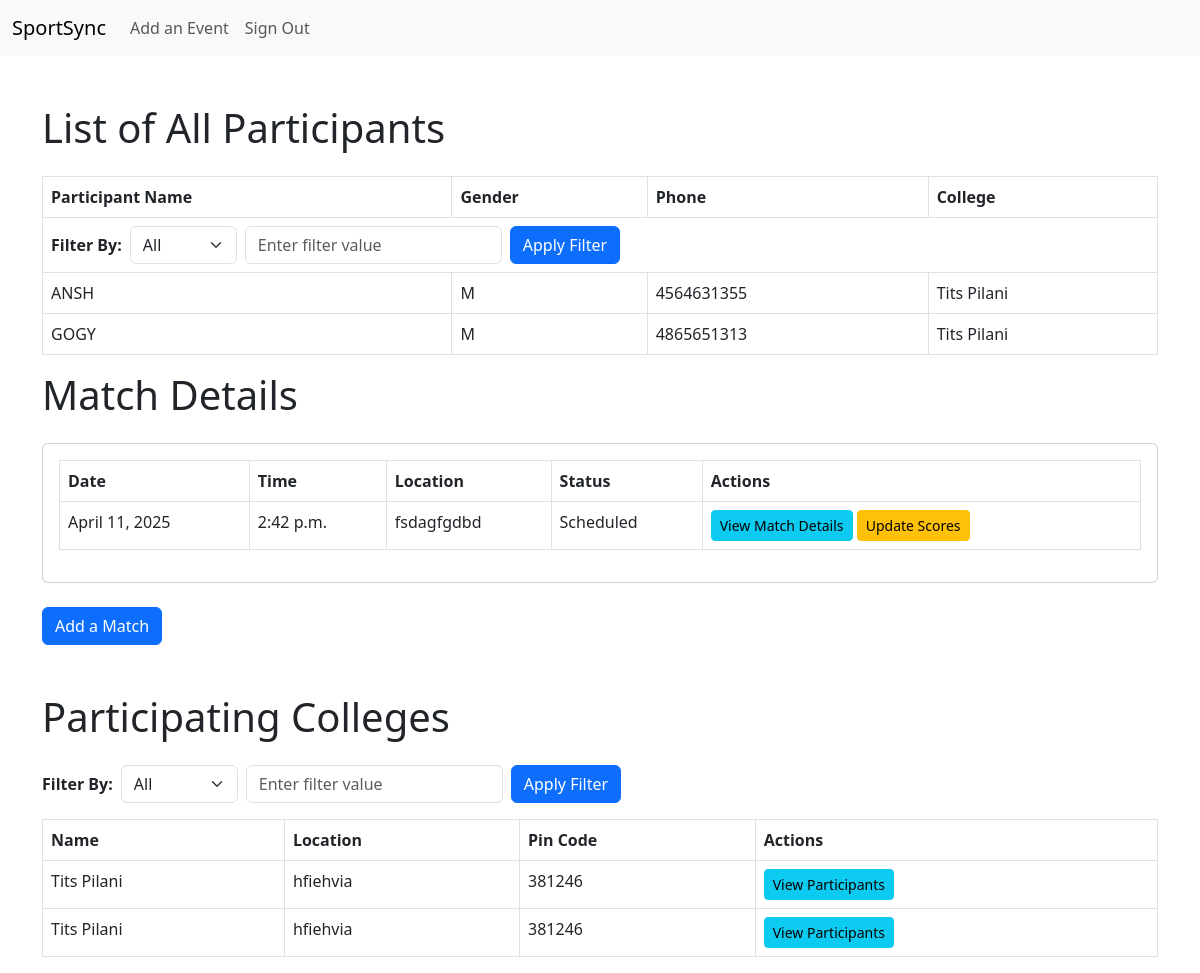
Page /eventDetails/5/ on the earlier database version.
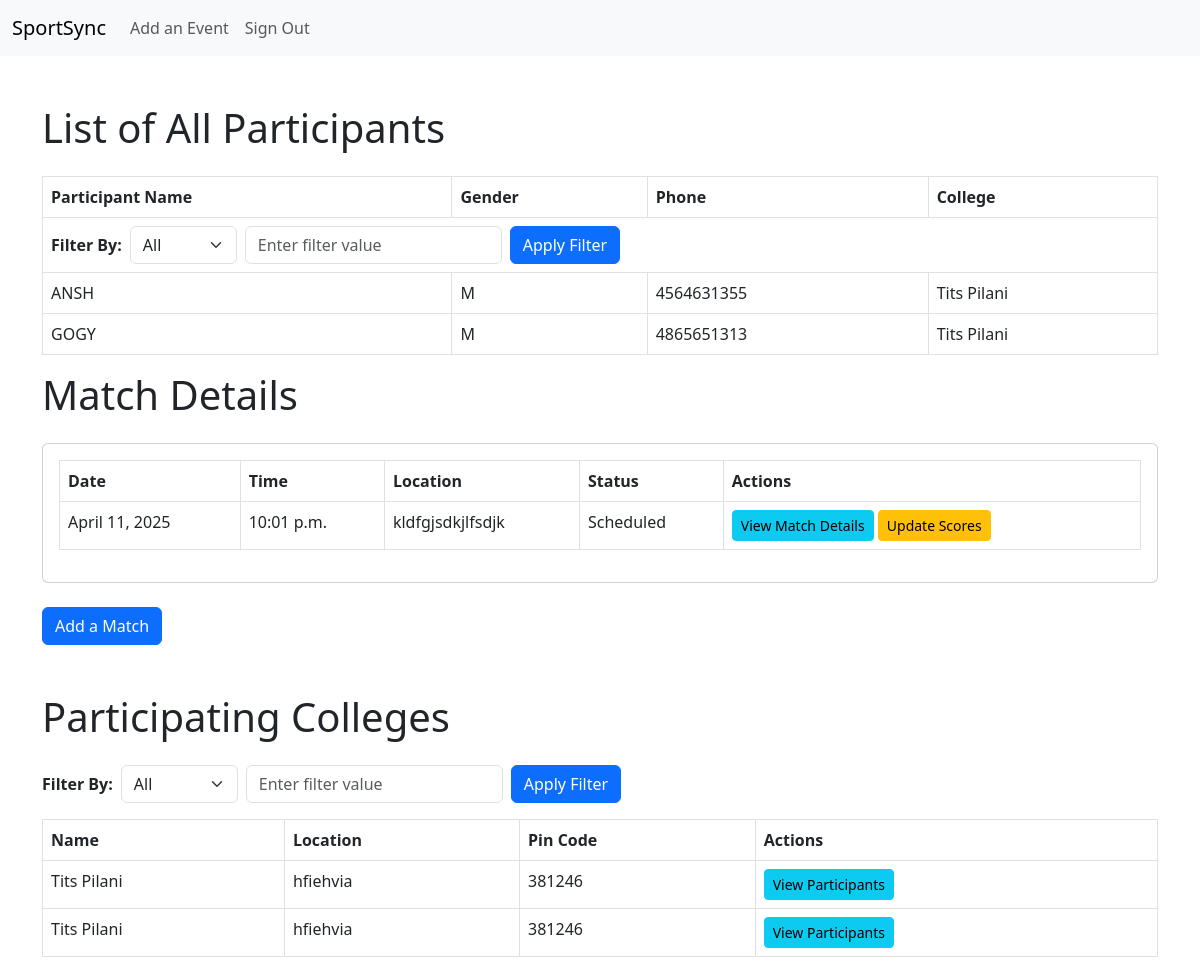
Same page on the later database version.
### portal/models.py (models this page shows, shortened)
class Participant(models.Model):
    name = models.CharField(max_length=100)
    email = models.EmailField()
    GENDER_CHOICES = [
        ('M', 'Male'),
        ('F', 'Female'),
        ('O', 'Other'),
    ]
    gender = models.CharField(max_length=1, choices=GENDER_CHOICES)
    dob = models.DateField()
    phone = models.CharField(max_length=10)
    college = models.ForeignKey(College, on_delete=models.CASCADE)

class College(models.Model):
    name = models.CharField(max_length=100)
    address = models.CharField(max_length=100)
    pincode = models.CharField(max_length=6)

class Match(models.Model):
    date = models.DateField()
    time = models.TimeField()
    venue = models.CharField(max_length=100)
    organizer = models.ForeignKey(Organizer, on_delete=models.CASCADE)
    teams = models.ManyToManyField(Team)
    event = models.ForeignKey(Event, on_delete=models.CASCADE)
    status = models.CharField(max_length=20, default='Scheduled', choices=[
        ('Scheduled', 'Scheduled'),
        ('Completed', 'Completed'),
        ('Cancelled', 'Cancelled'),
    ])

### portal/views.py (the view)
# urls.py: path('eventDetails/<int:event_id>/',views.event_details, name='event_details'),
def event_details(request, event_id):
    event = Event.objects.get(id=event_id)
    matches = Match.objects.filter(event=event)
    colleges = College.objects.filter(participant__team__event=event).distinct()
    participants = Participant.objects.filter(team__event=event)  # Default value for participants
    if request.method == 'GET':
        filter_by = request.GET.get('filter_by')
        filter_value = request.GET.get('filter_value')
        if filter_by == 'name':
            participants = Participant.objects.filter(name=filter_value, team__event=event)
        elif filter_by == 'email':
            participants = Participant.objects.filter(email=filter_value, team__event=event)
        elif filter_by == 'phone':
            participants = Participant.objects.filter(phone=filter_value, team__event=event)
        elif filter_by == 'college':
            participants = Participant.objects.filter(college=filter_value, team__event=event)
        elif filter_by == 'gender':
            participants = Participant.objects.filter(gender=filter_value, team__event=event)
        else:
            participants = Participant.objects.filter(team__event=event)
        college_filter_by = request.GET.get('college_filter_by')
        college_filter_value = request.GET.get('college_filter_value')
        if college_filter_by == 'name':
            colleges = College.objects.filter(name=college_filter_value, participant__team__event=event)
        elif college_filter_by == 'address':
            colleges = College.objects.filter(address=college_filter_value, participant__team__event=event)
        elif college_filter_by == 'pincode':
            colleges = College.objects.filter(pincode=college_filter_value, participant__team__event=event)
        else:
            colleges = College.objects.filter(participant__team__event=event)
    context = {
        'event': event,
        'matches': matches,
        'colleges': colleges,
        'participants': participants,
    }
    return render(request, 'portal/eventDetails.html', context)

### portal/templates/portal/eventDetails.html (shortened to what this page needs)
{% extends "organizer_base.html" %}
{% block content %}
<!DOCTYPE html>
<html lang="en">
<head>
    <link href="https://cdn.jsdelivr.net/npm/bootstrap@5.3.0-alpha1/dist/css/bootstrap.min.css" rel="stylesheet">
</head>
<body>
    <div class="container mt-5">
        <h1 class="mt-4">List of All Participants</h1>
        <table class="table table-bordered mt-4">
            <thead>
            <tr>
            <th>Participant Name</th>
            <th>Gender</th>
            <th>Phone</th>
            <th>College</th>
            </tr>
            </thead>
            <tbody>
            <tr style="background-color: #f8f9fa;">
                <td colspan="4">
                    <form method="get" class="d-flex align-items-center">
                        <label for="filter_by" class="me-2"><strong>Filter By:</strong></label>
                        <select name="filter_by" id="filter_by" class="form-select me-2" style="width: auto;">
                            <option value="All" selected>All</option>
                        </select>
                        <input type="text" name="filter_value" class="form-control me-2" placeholder="Enter filter value" style="width: auto;">
                        <button type="submit" class="btn btn-primary">Apply Filter</button>
                    </form>
                </td>
            </tr>
            {% for participant in participants %}
            <tr>
            <td>{{ participant.name }}</td>
            <td>{{ participant.gender }}</td>
            <td>{{ participant.phone }}</td>
            <td>{{ participant.college.name }}</td>
            </tr>
            {% endfor %}
            </tbody>
        </table>
        <h1 class="mb-4">Match Details</h1>
        <div class="card">
            <div class="card-body">
                <table class="table table-bordered">
                    <thead>
                        <tr>
                            <th>Date</th>
                            <th>Time</th>
                            <th>Location</th>
                            <th>Status</th>
                            <th>Actions</th>
                        </tr>
                    </thead>
                    <tbody>
                        {% for match in matches %}
                        <tr>
                            <td>{{ match.date }}</td>
                            <td>{{ match.time }}</td>
                            <td>{{ match.venue }}</td>
                            <td>{{ match.status }}</td>
                            <td>
                                <a href="{% url 'match_details' match.id %}" class="btn btn-info btn-sm">View Match Details</a>
                                <a href="{% url 'update_scores' match_id=match.id %}" class="btn btn-warning btn-sm">Update Scores</a>
                            </td>
                        </tr>
                        {% endfor %}
                    </tbody>
                </table>
            </div>
        </div>
        <div class="mt-4">
            <a href="{% url 'add_match' %}" class="btn btn-primary">Add a Match</a>
        </div>
    </div>
    <div class="container mt-5">
        <h1 class="mb-4">Participating Colleges</h1>
        <div class="mb-3">
            <form method="get" class="d-flex align-items-center">
            <label for="college_filter_by" class="me-2"><strong>Filter By:</strong></label>
            <select name="college_filter_by" id="college_filter_by" class="form-select me-2" style="width: auto;">
                <option value="All" selected>All</option>
            </select>
            <input type="text" name="college_filter_value" class="form-control me-2" placeholder="Enter filter value" style="width: auto;">
            <button type="submit" class="btn btn-primary">Apply Filter</button>
            </form>
        </div>
        <table class="table table-bordered">
            <thead>
                <tr>
                    <th>Name</th>
                    <th>Location</th>
                    <th>Pin Code</th>
                    <th>Actions</th>
                </tr>
            </thead>
            <tbody>
                {% for college in colleges %}
                <tr>
                    <td>{{ college.name }}</td>
                    <td>{{ college.address }}</td>
                    <td>{{ college.pincode }}</td>
                    <td>
                        <a href="{% url 'college_details' college_id=college.id %}" class="btn btn-info btn-sm">View Participants</a>
                    </td>
                </tr>
                {% endfor %}
            </tbody>
        </table>
    </div>
</body>
</html>
{% endblock %}</div>

### portal/templates/organizer_base.html (shortened to what this page needs)
<!DOCTYPE html>
<html lang="en">
<head>
    <link href="https://cdn.jsdelivr.net/npm/bootstrap@5.3.0-alpha1/dist/css/bootstrap.min.css" rel="stylesheet">
</head>
<body>
    <nav class="navbar navbar-expand-lg navbar-light bg-light">
        <div class="container-fluid">
            <a class="navbar-brand" href="{% url 'organizer_dashboard'%}">SportSync</a>
            <div class="collapse navbar-collapse" id="navbarNav">
                <ul class="navbar-nav">
                    <li class="nav-item">
                        <a class="nav-link" href="{% url 'add_event' %}">Add an Event</a>
                    </li>
                    <li class="nav-item">
                        <a class="nav-link" href="http://localhost:8000/accounts/logout">Sign Out</a>
                    </li>
                </ul>
            </div>
        </div>
    </nav>
    {% block content %}
    {% endblock %}
</body>
</html>

Differences in the rows shown:
changed Match "Scheduled": time "2:42 p.m." → "10:01 p.m."; venue "fsdagfgdbd" → "kldfgjsdkjlfsdjk"
